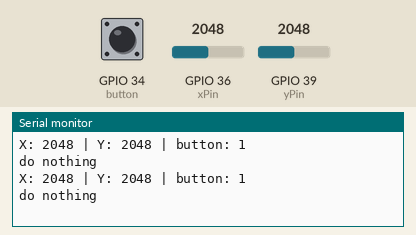
The sketch below on a simulated ESP32. Shown: the last lines printed to the serial monitor. The inputs (shaded band) are chosen by the test bench; at power-on: GPIO 36 (xPin) = 2048, GPIO 34 (button) HIGH, GPIO 39 (yPin) = 2048.

Above: at 1.8 s.
1.9 s: GPIO 36 (xPin) set to 1050
At 2.4 s:
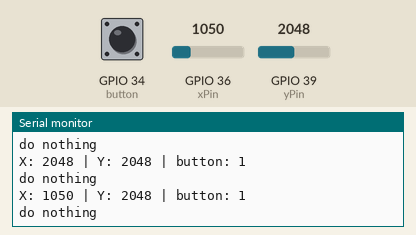
3.4 s: GPIO 36 (xPin) set to 928
At 4.8 s:
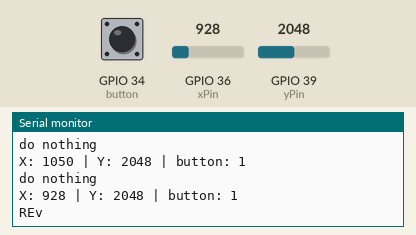
Timing chart, 0 to 6.4 s (numbered marks = the images above; inputs shaded):
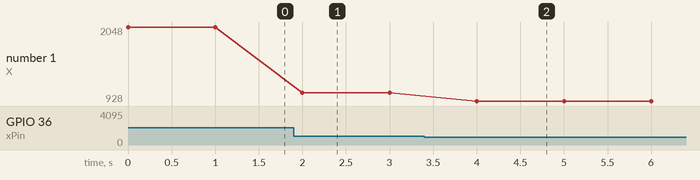

The sketch:

joystick_practice.ino
```cpp
///////////////////////////////////////////////////////////////////////////////////////
// OVERVIEW
////////////////////////////////////////////////////////////////////////////////////////
/*
DESCRIPTION: Practice Using Sensor

AUTHOR: Tuan Kiet Le & Brendan Thomas.

COMMENTS:

*/


///////////////////////////////////////////////////////////////////////////////////////
//INCLUDES
///////////////////////////////////////////////////////////////////////////////////////


//////////////////////////////////////////////////////////////////////////////////////
//DEFINES, CONSTANT AND MACROS
int xPin    = 36;
int yPin    = 39;
int button  = 34;
int xVal;
int yVal;
int buttonState;
//////////////////////////////////////////////////////////////////////////////////////

///////////////////////////////////////////////////////////////////////////////////////
//GLOBALS
///////////////////////////////////////////////////////////////////////////////////////

//////////////////////////////////////////////////////////////////////////////////////
//FUNCTIONS
int getMotorStatus(int xVal, int yVal)// MODE 1: FORWARD, MODE 2: REVERSE, MODE 3: LEFT, MODE 4: RIGHT
{
  if (yVal > 3500) {
    if (xVal > 3500) {
      return 1;
    }else if (xVal < 1000) {
      return 2;
    }else
      return 4;
  }else if (yVal < 1000) {
    if (xVal > 3500) {
      return 1;
    }else if (xVal < 1000) {
      return 2;
    }else
      return 3;
  }else if (xVal > 3500) {
    return 1;
  }else if (xVal < 1000) {
    return 2;
  }else
  return 0;
}
void controlMotor(int motorStatus){
  switch(motorStatus){
    case 1: Serial.print("Forward");
             Serial.println();
             break;
    case 2: Serial.print("REv");
             Serial.println();
             break;
    case 3: Serial.print("left");
             Serial.println();
             break;
    case 4: Serial.print("right");
             Serial.println();
             break;
    case 0: Serial.print("do nothing");
             Serial.println();
             break;
  }
}

//////////////////////////////////////////////////////////////////////////////////////
void setup() {
  // put your setup code here, to run once:
  Serial.begin(9600);
  pinMode(xPin, INPUT);
  pinMode(yPin, INPUT);
  pinMode(button , INPUT_PULLUP);
}

void loop() {
  // put your main code here, to run repeatedly:
  //Send out pulse and receive pulse

  xVal        = analogRead(xPin);
  yVal        = analogRead(yPin);
  buttonState = digitalRead(button);

  Serial.print("X: ");
  Serial.print(xVal);
  Serial.print(" | Y: ");
  Serial.print(yVal);
  Serial.print(" | button: ");
  Serial.print(buttonState);
  Serial.println();

  controlMotor(getMotorStatus(xVal, yVal));
  delay(1000);
}
```

Measured:
- the behaviour switches between 1000 and 999 on GPIO 36 (xPin) (found by bisection; images 1 and 2)
- after the input at 1.9 s, the serial monitor: prints a new line after 0.10 s (image 1)
- after the input at 3.4 s, the serial monitor: prints a new line after 0.60 s (image 2)
- plotted number 1: 2048 → 1050 after the input at 1.9 s, 1050 → 928 after the input at 3.4 s
